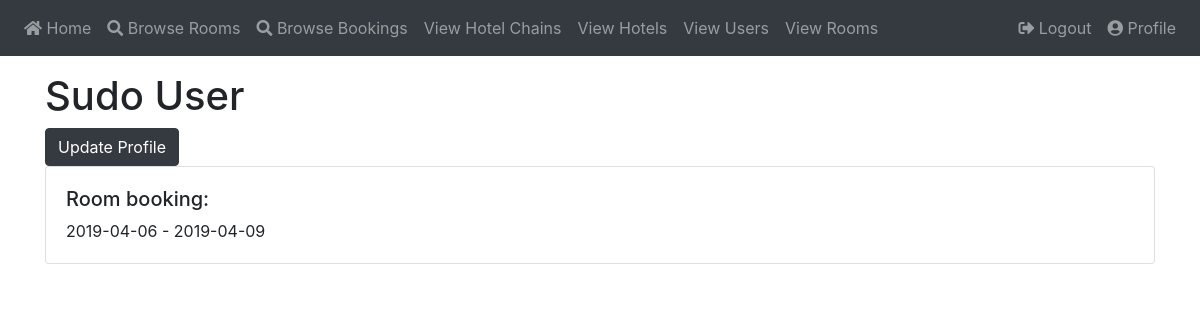
/user/sudo/ (signed in), run on an earlier commit of the app's database.
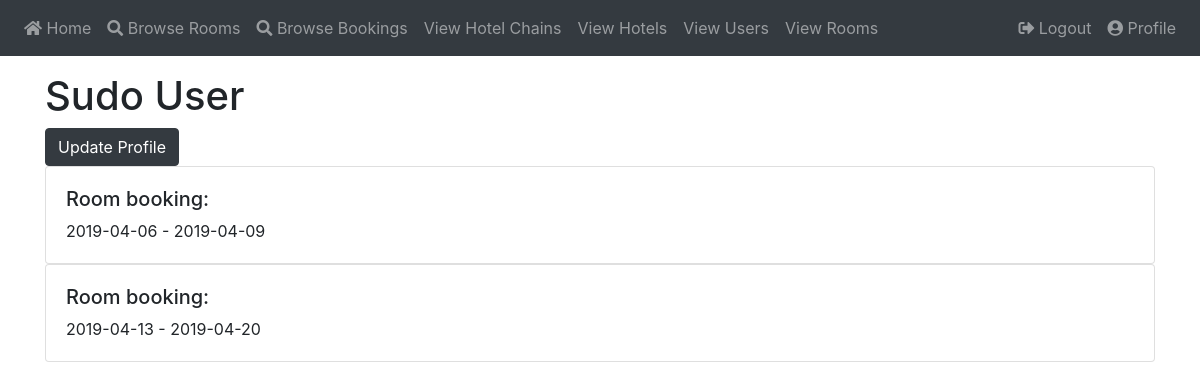
And on a later commit of the database.
### app/models.py (models this page shows, shortened)
class User(UserMixin, db.Model):
    id          = db.Column(db.Integer, primary_key = True)
    username    = db.Column(db.String(64), index = True, unique = True)
    pwd_hash    = db.Column(db.String(128))
    sin         = db.Column(db.Integer, nullable = False)
    first_name  = db.Column(db.String(32), nullable = False)
    middle_name = db.Column(db.String(32), nullable = True)
    last_name   = db.Column(db.String(32), nullable = False)
    email       = db.Column(db.String(128), nullable = False)
    priv        = db.Column(db.Integer, nullable = False, default = 0)
    address     = db.Column(db.Integer, db.ForeignKey('addr.id'))
    phone       = db.Column(db.Integer, db.ForeignKey('phone.id'))

class Booking(db.Model):
    id          = db.Column(db.Integer, primary_key = True)
    checked_in  = db.Column(db.Boolean, nullable = False)
    from_date   = db.Column(db.Date, nullable = False)
    to_date     = db.Column(db.Date, nullable = False)
    room        = db.Column(db.Integer, db.ForeignKey('room.id'))
    user        = db.Column(db.Integer, db.ForeignKey('user.id'))

### app/routes.py (the view)
@app.route("/user/<username>")
@app.route("/user/<username>/")
@login_required
def user(username):
    user = User.query.filter_by(username = username).first_or_404()
    booking_slots = Booking.query.filter_by(user = user.id)
    if booking_slots is None:
        booking_slots = {}
    return render_template(
        'user.html',
        user = user,
        booking = booking_slots,
        c_date = datetime.date.today()
    )

### app/models.py (called while the page is built)
@login.user_loader
def load_user(id):
    return User.query.get(int(id))

### app/templates/user.html
{% extends "base.html" %}
{% block content %}
    <div class="container">
    <h1>{{ user.first_name }} {{ user.last_name }}</h1>
        {% if (current_user.id == user.id) %}
            <a class="btn btn-dark" href="{{ url_for('edit_user', username=user.username) }}">Update Profile</a>
            <br>
            {% include 'view_type/booking.html' %}
        {% endif %}
    </div>
{% endblock %}

### app/templates/base.html (shortened to what this page needs)
<!DOCTYPE html>
<html>
    <head>
        <link rel="stylesheet" href="https://stackpath.bootstrapcdn.com/bootstrap/4.1.2/css/bootstrap.min.css">
        <link rel="stylesheet" href="https://use.fontawesome.com/releases/v5.7.1/css/all.css">
    </head>
    <body>
        <nav class="navbar navbar-expand-sm fixed-top bg-dark navbar-dark justify-content-between">
            <ul class="navbar-nav">
                <li class="nav-item">
                    <a class="nav-link" href="{{ url_for('index') }}"><span class="fa fa-home"></span> Home</a>
                </li>
                <li class="nav-item">
                    <a class="nav-link" href="{{ url_for('browse_rooms') }}"><span class="fa fa-search"></span> Browse Rooms</a>
                </li>
                {% if current_user %}
                    {% if current_user.is_authenticated %}
                        {% if current_user.priv > 0 %}
                            <li class="nav-item">
                                <a class="nav-link" href="{{ url_for('browse_bookings') }}"><span class="fa fa-search"></span> Browse Bookings</a>
                            </li>
                        {% endif %}
                        {% if current_user.priv > 1 %}
                            <li class="nav-item">
                                <a class="nav-link" href="{{ url_for('view_chains') }}"> View Hotel Chains</a>
                            </li>
                            <li class="nav-item">
                                <a class="nav-link" href="{{ url_for('view_hotels') }}"> View Hotels</a>
                            </li>
                            <li class="nav-item">
                                <a class="nav-link" href="{{ url_for('view_users') }}"> View Users</a>
                            </li>
                            <li class="nav-item">
                                <a class="nav-link" href="{{ url_for('view_rooms') }}"> View Rooms</a>
                            </li>
                        {% endif %}
                    {% endif %}
                {% endif %}
            </ul>
            <ul class="navbar-nav fixed-right">
                {% if current_user.is_anonymous %}
                    <li class="nav-item">
                        <a class="nav-link" href="{{ url_for('register') }}"><span class="fa fa-user"></span> Sign Up</a>
                    </li>
                    <li class="nav-item">
                        <a class="nav-link" href="{{ url_for('login') }}"><span class="fa fa-sign-in-alt"></span> Login</a>
                    </li>
                {% else %}
                    <li class="nav-item">
                        <a class="nav-link" href="{{ url_for('logout') }}"><span class="fa fa-sign-out-alt"></span> Logout</a>
                    </li>
                    <li class="nav-item">
                        <a class="nav-link" href="{{ url_for('user', username=current_user.username) }}"><span class="fa fa-user-circle"></span> Profile</a>
                    </li>
                {% endif %}
            </ul>
        </nav>
        <br>
        <br>
        <br>
        {% block content %}{% endblock %}
    </body>
</html>

### app/templates/view_type/booking.html (shortened to what this page needs)
{% block content %}
    {% for b in booking %}
        <div>
            <div class="card">
                <div class="card-body">
                    <h5>Room booking: </h5>
                    <p class="card-text">
                        {{ b.from_date }} - {{ b.to_date }}
                    </p>
                </div>
            </div>
        </div>
    {% endfor %}
{% endblock %}

What changed in the data, as far as the page shows it:
added Booking: from_date "2019-04-13", to_date "2019-04-20"
